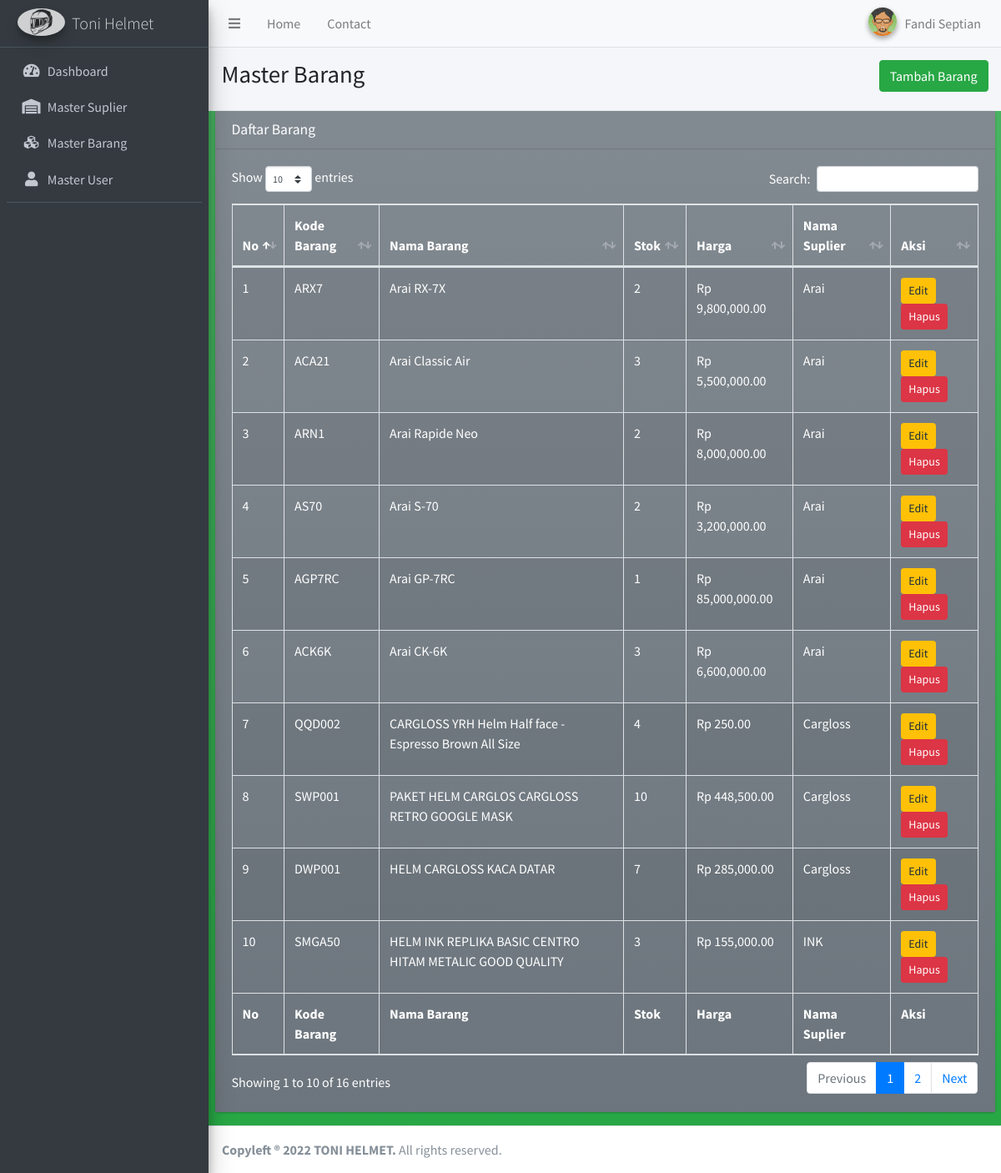
/view/admin/master-barang.php (signed in), run on the app's committed database.
### tables this page shows
CREATE TABLE `tb_user` (
  `id_user` int(10) UNSIGNED NOT NULL,
  `nama_user` varchar(200) NOT NULL,
  `username` varchar(20) NOT NULL,
  `password` varchar(100) NOT NULL,
  `role` enum('admin','staff','') NOT NULL
);

CREATE TABLE `tb_barang` (
  `id_barang` int(11) NOT NULL,
  `kode_barang` varchar(9) NOT NULL,
  `nama_barang` varchar(100) NOT NULL,
  `stok` int(11) NOT NULL,
  `harga` decimal(15,2) NOT NULL,
  `id_suplier` int(11) NOT NULL
);

CREATE TABLE `tb_suplier` (
  `id_suplier` int(11) NOT NULL,
  `nama_suplier` varchar(200) NOT NULL,
  `alamat_suplier` varchar(200) NOT NULL,
  `no_telp` varchar(14) NOT NULL,
  `email` varchar(100) NOT NULL
);

### view/admin/master-barang.php (the view, shortened to what this page needs)
<?php include '../templates/admin/admin-header.php' ?>
<?php include '../templates/sidebar.php' ?>
<div class="content-wrapper">
    <section class="content-header">
        <div class="container-fluid">
            <div class="row mb-2">
                    <div class="col-sm-6">
                        <h1>Master Barang</h1>
                    </div>
                <div class="col-sm-6">
                    <ol class="breadcrumb float-sm-right">
                        <button type="button" class="btn btn-success" data-toggle="modal" data-target="#modal-add">
                            Tambah Barang
                        </button>
                    </ol>
                </div>
            </div>
        </div>
    </section>
    <div class="bg-gradient-success">
        <section class="content">
            <div class="container-fluid">
                <div class="row">
                    <div class="col-12">
                        <div class="card">
                            <div class="bg-gradient-secondary">
                                <div class="card-header">
                                    <h3 class="card-title">Daftar Barang</h3>
                                </div>
                                <div class="card-body">
                                    <table id="example1" class="table table-bordered table-striped">
                                        <thead>
                                            <tr>
                                                <th>No</th>
                                                <th>Kode Barang</th>
                                                <th>Nama Barang</th>
                                                <th>Stok</th>
                                                <th>Harga</th>
                                                <th>Nama Suplier</th>
                                                <th>Aksi</th>
                                            </tr>
                                        </thead>
                                        <tbody>
                                            <?php
                                            $i = 1;
                                            $barang = mysqli_query($connection, "SELECT
                                            tb_barang.*,
                                            tb_suplier.nama_suplier
                                            FROM
                                            tb_barang
                                            INNER JOIN
                                            tb_suplier
                                            ON
                                            tb_barang.id_suplier = tb_suplier.id_suplier");
                                            while ($value = mysqli_fetch_assoc($barang)) {
                                            ?>
                                                <tr>
                                                    <td><?= $i++; ?></td>
                                                    <td><?= $value['kode_barang']; ?></td>
                                                    <td><?= htmlspecialchars($value['nama_barang']); ?></td>
                                                    <td><?= $value['stok']; ?></td>
                                                    <td>Rp <?= number_format($value['harga'], 2); ?></td>
                                                    <td><?= $value['nama_suplier']; ?></td>
                                                    <td>
                                                        <button type="button" class="btn btn-warning btn-sm" data-toggle="modal" data-target="#modal<?= $value['id_barang']; ?>">Edit</button>
                                                        <button type="button" class="btn btn-danger btn-sm" onclick="confirm_modal('query/delete-barang.php?id_barang=<?= $value['id_barang']; ?>')">Hapus</button>
                                                    </td>
                                                </tr>
                                            <?php
                                            }
                                            ?>
                                        </tbody>
                                        <tfoot>
                                            <tr>
                                                <th>No</th>
                                                <th>Kode Barang</th>
                                                <th>Nama Barang</th>
                                                <th>Stok</th>
                                                <th>Harga</th>
                                                <th>Nama Suplier</th>
                                                <th>Aksi</th>
                                            </tr>
                                        </tfoot>
                                    </table>
                                </div>
                            </div>
                        </div>
                    </div>
                </div>
            </div>
        </section>
    </div>
</div>
<?php include '../templates/footer.php' ?>

### view/templates/admin/admin-header.php (shortened to what this page needs)
<?php
include '../../config/Database.php';
$user = $_SESSION['username'];
$getUser = mysqli_query($connection, "SELECT * FROM tb_user WHERE username = '$user'");
$result = mysqli_fetch_array($getUser);
?>
<!DOCTYPE html>
<html>
<head>
    <link rel="stylesheet" href="../../plugins/datatables-bs4/css/dataTables.bootstrap4.min.css">
    <link rel="stylesheet" href="../../plugins/datatables-responsive/css/responsive.bootstrap4.min.css">
    <link rel="stylesheet" href="../../plugins/fontawesome-free/css/all.min.css">
    <link rel="stylesheet" href="../../plugins/icheck-bootstrap/icheck-bootstrap.min.css">
    <link rel="stylesheet" href="../../assets/css/adminlte.min.css">
</head>
<body class="hold-transition sidebar-mini">
    <div class="wrapper">
        <nav class="main-header navbar navbar-expand navbar-light">
            <ul class="navbar-nav">
                <li class="nav-item">
                    <a class="nav-link" data-widget="pushmenu" href="#" role="button"><i class="fas fa-bars"></i></a>
                </li>
                <li class="nav-item d-none d-sm-inline-block">
                    <a href="admin.php" class="nav-link">Home</a>
                </li>
                <li class="nav-item d-none d-sm-inline-block">
                    <a href="#" class="nav-link">Contact</a>
                </li>
            </ul>
            <ul class="navbar-nav ml-auto">
                <li class="nav-item dropdown user-menu">
                    <a href="#" class="nav-link dropdown-toggle" data-toggle="dropdown">
                        <img src="../../assets/img/avatar04.png" class="user-image img-circle elevation-2" alt="User Image">
                        <span class="d-none d-md-inline"><?= ucfirst($result['nama_user']); ?></span>
                    </a>
                </li>
            </ul>
        </nav>

### view/templates/sidebar.php
<aside class="main-sidebar sidebar-dark-primary elevation-4">
    <a href="admin.php" class="brand-link">
        <img src="../../assets/img/logohelm.png" alt="Toko Helm" class="brand-image img-circle elevation-3" style="opacity: .8">
        <span class="brand-text font-weight-light">Toni Helmet</span>
    </a>
    <div class="sidebar">
        <nav class="mt-2">
            <ul class="nav nav-pills nav-sidebar flex-column" data-widget="treeview" role="menu" data-accordion="false">
                <li class="nav-item">
                    <a href="admin.php" class="nav-link">
                        <i class="nav-icon fas fa-tachometer-alt"></i>
                        <p>
                            Dashboard
                        </p>
                    </a>
                </li>
                <li class="nav-item">
                    <a href="master-suplier.php" class="nav-link">
                        <i class="nav-icon fas fa-warehouse"></i>
                        <p>Master Suplier</p>
                    </a>
                </li>
                <li class="nav-item">
                    <a href="master-barang.php" class="nav-link">
                        <i class="nav-icon fas fa-cubes"></i>
                        <p>Master Barang</p>
                    </a>
                </li>
                <li class="nav-item user-panel pb-1">
                    <a href="master-user.php" class="nav-link">
                        <i class="nav-icon fas fa-user"></i>
                        <p>Master User</p>
                    </a>
                </li>
            </ul>
        </nav>
    </div>
</aside>

### view/templates/footer.php (shortened to what this page needs)
<footer class="main-footer">
    <strong>Copyleft &reg; 2022 TONI HELMET.</strong> All rights reserved.
</footer>
</div>
</body>
</html>

### data on the page
tb_user: nama_user "Fandi Septian"
tb_barang: kode_barang "ARX7", nama_barang "Arai RX-7X", stok "2", harga "9,800,000.00", id_suplier.nama_suplier "Arai"
tb_barang: kode_barang "ACA21", nama_barang "Arai Classic Air", stok "3", harga "5,500,000.00", id_suplier.nama_suplier "Arai"
tb_barang: kode_barang "ARN1", nama_barang "Arai Rapide Neo", stok "2", harga "8,000,000.00", id_suplier.nama_suplier "Arai"
tb_barang: kode_barang "AS70", nama_barang "Arai S-70", stok "2", harga "3,200,000.00", id_suplier.nama_suplier "Arai"
tb_barang: kode_barang "AGP7RC", nama_barang "Arai GP-7RC", stok "1", harga "85,000,000.00", id_suplier.nama_suplier "Arai"
tb_barang: kode_barang "ACK6K", nama_barang "Arai CK-6K", stok "3", harga "6,600,000.00", id_suplier.nama_suplier "Arai"
tb_barang: kode_barang "QQD002", nama_barang "CARGLOSS YRH Helm Half face - Espresso Brown All Size", stok "4", harga "250.00", id_suplier.nama_suplier "Cargloss"
tb_barang: kode_barang "SWP001", nama_barang "PAKET HELM CARGLOS CARGLOSS RETRO GOOGLE MASK", stok "10", harga "448,500.00", id_suplier.nama_suplier "Cargloss"
tb_barang: kode_barang "DWP001", nama_barang "HELM CARGLOSS KACA DATAR", stok "7", harga "285,000.00", id_suplier.nama_suplier "Cargloss"
tb_barang: kode_barang "SMGA50", nama_barang "HELM INK REPLIKA BASIC CENTRO HITAM METALIC GOOD QUALITY", stok "3", harga "155,000.00", id_suplier.nama_suplier "INK"
